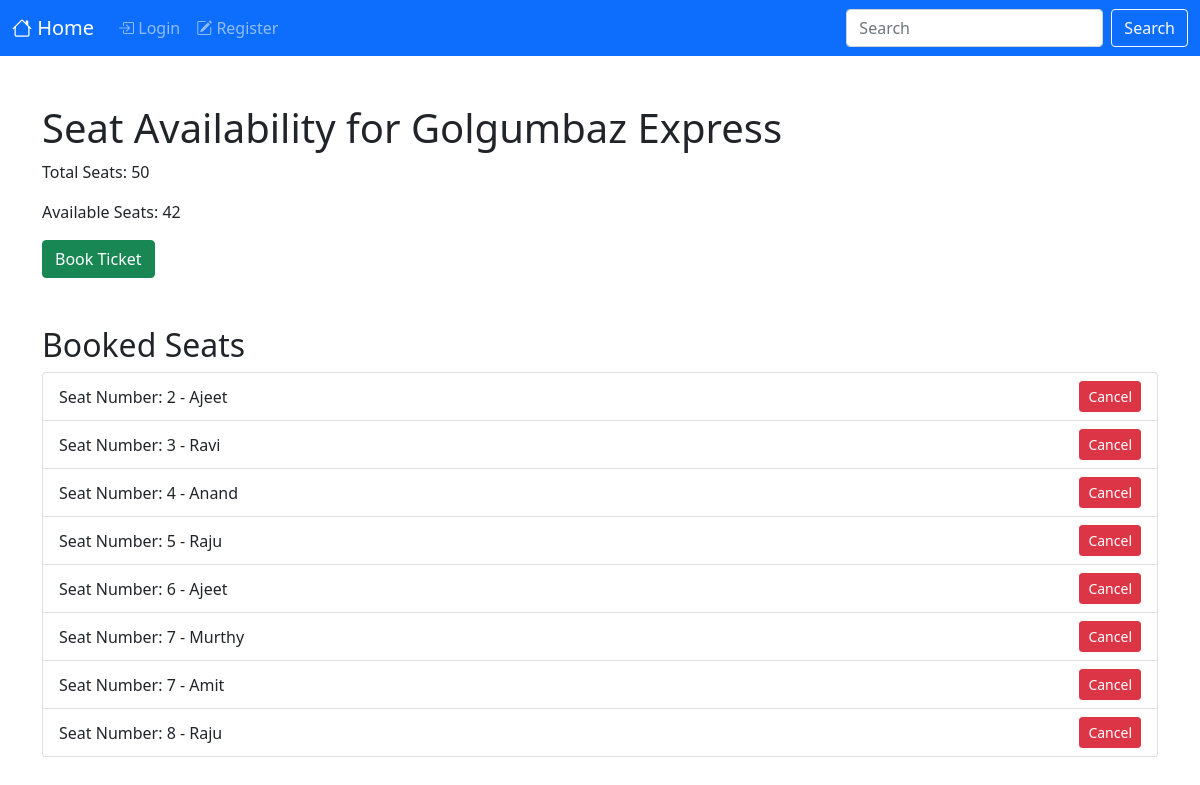
Screenshot of /check_seat_availability/1/ with the database file from the repository.
### enquiry/models.py (models this page shows, shortened)
class Train(models.Model):
    SEAT_CATEGORY_CHOICES = [
        ('SL', 'Sleeper'),
        ('FC', 'First Class'),
        ('SC', 'Second Class'),
        ('1T', '1st Tier'),
    ]
    STATUS_CHOICES = [
        ('On Time', 'On Time'),
        ('Delayed', 'Delayed'),
        ('Cancelled', 'Cancelled'),
    ]
    train_number = models.CharField(max_length=10, unique=True)
    name = models.CharField(max_length=100)
    source = models.CharField(max_length=100)
    destination = models.CharField(max_length=100)
    departure_time = models.TimeField()
    arrival_time = models.TimeField()
    total_seats = models.PositiveIntegerField(default=50)
    available_seats = models.PositiveIntegerField(default=50)
    is_cancelled = models.BooleanField(default=False)
    sleeper_price = models.DecimalField(max_digits=8, decimal_places=2, default=100)
    first_class_price = models.DecimalField(max_digits=8, decimal_places=2, default=200)
    second_class_price = models.DecimalField(max_digits=8, decimal_places=2, default=150)
    first_tier_price = models.DecimalField(max_digits=8, decimal_places=2, default=300)
    status = models.CharField(max_length=20, choices=STATUS_CHOICES, default='On Time')

class Booking(models.Model):
    train = models.ForeignKey(Train, on_delete=models.CASCADE)
    passenger_name = models.CharField(max_length=100)
    email = models.EmailField()
    seat_number = models.PositiveIntegerField()
    booking_date = models.DateTimeField(auto_now_add=True)
    is_cancelled = models.BooleanField(default=False)

### enquiry/views.py (the view)
# urls.py: path('check_seat_availability/<int:train_id>/', views.check_seat_availability, name='check_seat_availability'),
def check_seat_availability(request, train_id):
    train = get_object_or_404(Train, id=train_id)
    bookings = Booking.objects.filter(train=train)
    return render(request, 'enquiry/seat_availability.html', {'train': train, 'bookings': bookings})

### enquiry/templates/enquiry/seat_availability.html (shortened to what this page needs)
<!DOCTYPE html>
<html lang="en">
<head>
    <link href="https://cdn.jsdelivr.net/npm/bootstrap@5.0.2/dist/css/bootstrap.min.css" rel="stylesheet">
    <link rel="stylesheet" href="https://cdn.jsdelivr.net/npm/bootstrap-icons@1.5.0/font/bootstrap-icons.css">
</head>
<body>
<nav class="navbar navbar-expand-lg navbar-dark bg-primary">
    <div class="container-fluid">
        <a href="{% url 'index' %}" class="navbar-brand">
            <i class="bi bi-house"></i> Home
        </a>
        <div class="collapse navbar-collapse" id="navbarCollapse2">
            <div class="navbar-nav">
                {% if user.is_authenticated %}
                <a href="{% url 'booked_tickets' %}" class="nav-item nav-link">
                    <i class="bi bi-ticket-perforated"></i> Booked Tickets
                </a>
                <a href="{% url 'search_trains' %}" class="nav-item nav-link">
                    <i class="bi bi-search"></i> Search Trains
                </a>
                <a href="{% url 'train_portfolio' %}" class="nav-item nav-link">
                    <i class="bi bi-speedometer2"></i> Train Portfolio
                </a>
                {% else %}
                <a href="{% url 'login' %}" class="nav-item nav-link">
                    <i class="bi bi-box-arrow-in-right"></i> Login
                </a>
                <a href="{% url 'register' %}" class="nav-item nav-link">
                    <i class="bi bi-pencil-square"></i> Register
                </a>
                {% endif %}
            </div>
            <form class="d-flex ms-auto">
                <input type="text" class="form-control me-sm-2" placeholder="Search">
                <button type="submit" class="btn btn-outline-light">
                    Search
                </button>
            </form>
        </div>
    </div>
</nav>
<div class="container">
    <h1 class="mt-5">Seat Availability for {{ train.name }}</h1>
    <p>Total Seats: {{ train.total_seats }}</p>
    <p>Available Seats: {{ train.available_seats }}</p>
    {% if train.available_seats > 0 %}
    <a href="{% url 'book_ticket' train.id %}" class="btn btn-success">Book Ticket</a>
    {% else %}
    <p class="text-danger">No seats available.</p>
    {% endif %}
    <h2 class="mt-5">Booked Seats</h2>
    {% if bookings %}
    <ul class="list-group">
        {% for booking in bookings %}
        <li class="list-group-item d-flex justify-content-between align-items-center">
            <div>
                Seat Number: {{ booking.seat_number }} - {{ booking.passenger_name }}
            </div>
            <div>
                <a href="{% url 'cancel_booking' booking.id %}" class="btn btn-danger btn-sm">Cancel</a>
            </div>
        </li>
        {% endfor %}
    </ul>
    {% else %}
    <p>No seats booked yet.</p>
    {% endif %}
</div>
</body>
</html>

### rows the page displays
Train: name "Golgumbaz Express", total_seats "50", available_seats "42"
Booking: seat_number "2", passenger_name "Ajeet"
Booking: seat_number "3", passenger_name "Ravi"
Booking: seat_number "4", passenger_name "Anand"
Booking: seat_number "5", passenger_name "Raju"
Booking: seat_number "6", passenger_name "Ajeet"
Booking: seat_number "7", passenger_name "Murthy"
Booking: seat_number "7", passenger_name "Amit"
Booking: seat_number "8", passenger_name "Raju"
